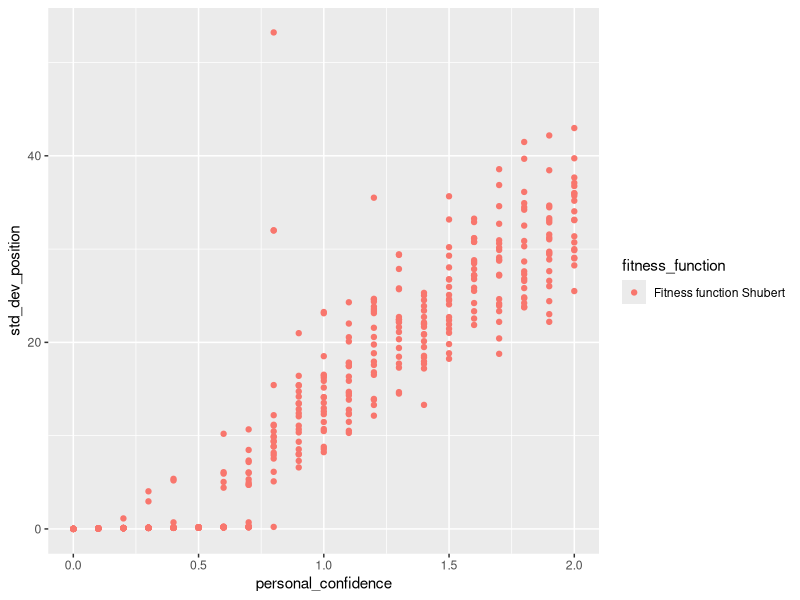
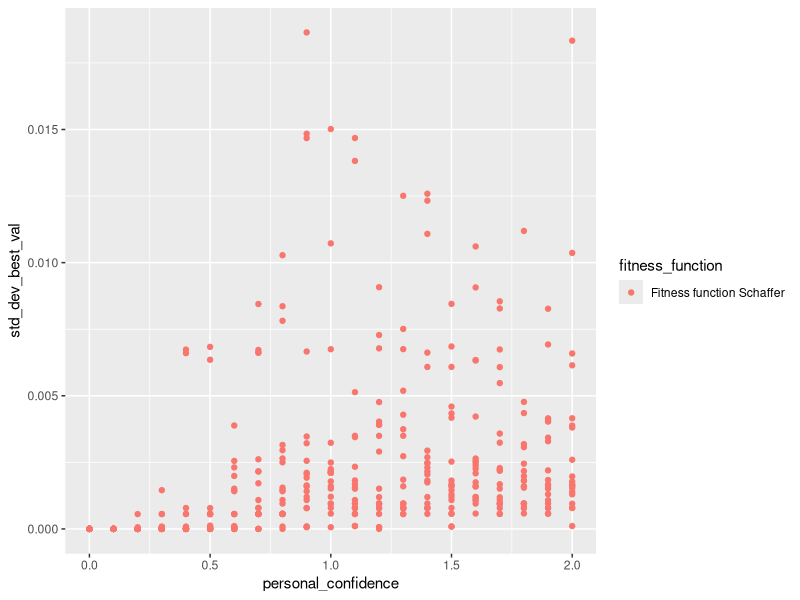
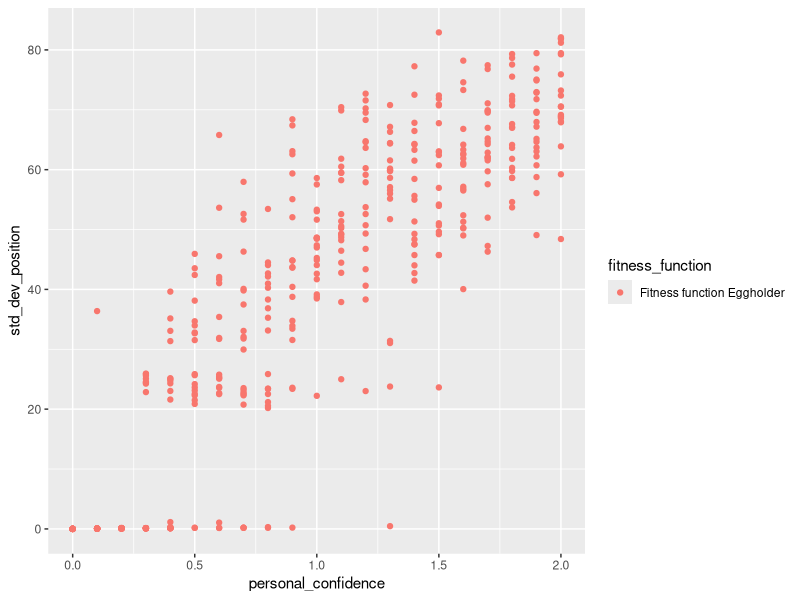
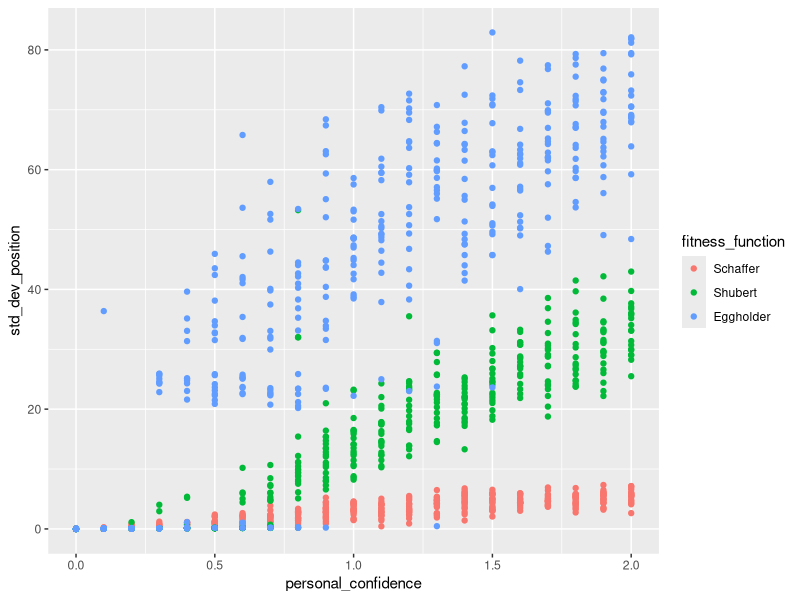
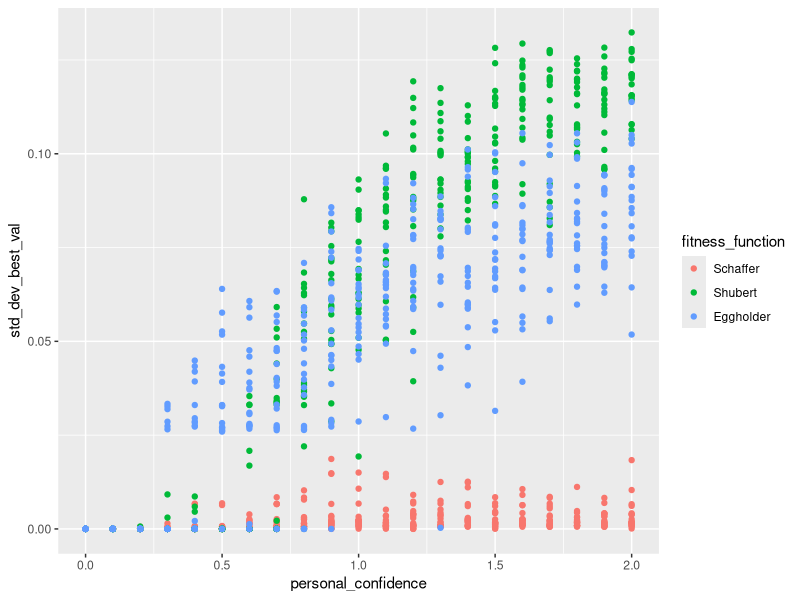
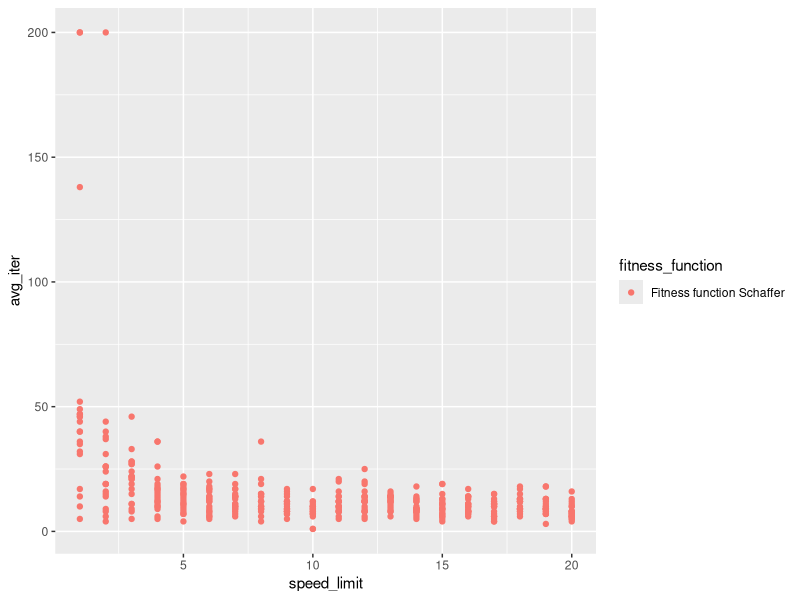
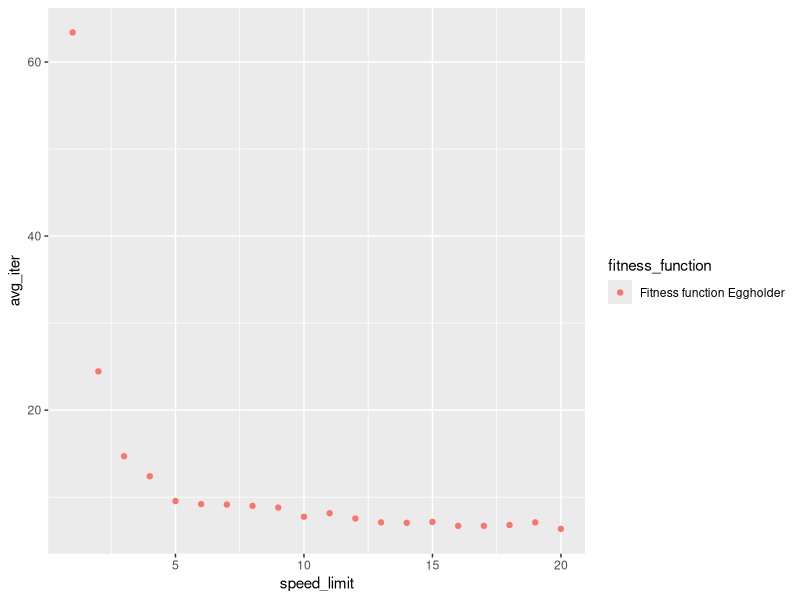
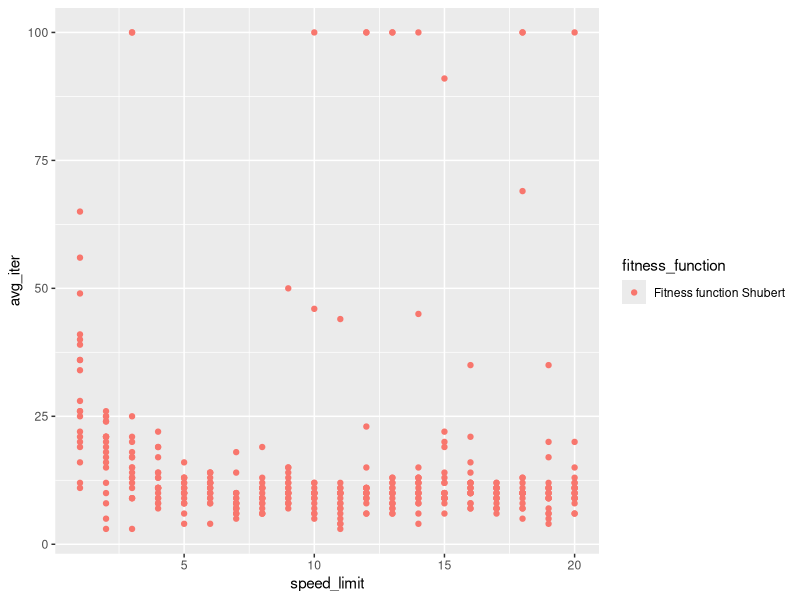

R code for these plots, in order:
## ---- chunk 1
install.packages("tidyverse")
library(dplyr)
library(ggplot2)

install.packages("caret")
library(caret)

## ---- chunk 2

std_dev_position <- function(X, Y) {
  x_mean <- mean(X)
  y_mean <- mean(Y)
  n <- length(X)
  
  return(sqrt(1/(n-1) * sum((X - x_mean)^2 + (Y - y_mean)^2)))
}


## ---- chunk 3

## Shubert
shubert <- read.csv("netlogo_personal_confidence_penalty_constraints_shubert_coordinates.csv", 
                    header = FALSE, col.names = c("fitness_function", "run_nr", "personal_confidence", "x", "y", "personal_best_val", "global_best_val"))

dispersion_shubert_pos <- shubert %>% group_by(fitness_function, personal_confidence, run_nr) %>% summarize(std_dev_position = std_dev_position(x,y))

dispersion_shubert_best_val <- shubert %>% group_by(fitness_function, personal_confidence, run_nr) %>% summarize(std_dev_best_val = sd(personal_best_val)) 

lm_shubert <- lm(std_dev_best_val ~ personal_confidence, dispersion_shubert_best_val)
summary(lm_shubert)


ggplot(dispersion_shubert_pos, aes(x=personal_confidence, y=std_dev_position)) + 
  geom_point(aes(colour = fitness_function))


## ---- chunk 4
schaffer <- read.csv("netlogo_personal_confidence_penalty_constraints_schaffer_coordinates.csv", 
                    header = FALSE, col.names = c("fitness_function", "run_nr", "personal_confidence", "x", "y", "personal_best_val", "global_best_val"))

dispersion_schaffer_pos <- schaffer %>% group_by(fitness_function, personal_confidence, run_nr) %>% summarize(std_dev_position = std_dev_position(x,y)) 

dispersion_schaffer_best_val <- schaffer %>% group_by(fitness_function, personal_confidence, run_nr) %>% summarize(std_dev_best_val = sd(personal_best_val))

lm_schaffer <- lm(std_dev_position ~ personal_confidence, dispersion_schaffer_pos)
summary(lm_schaffer)


ggplot(dispersion_schaffer_best_val, aes(x=personal_confidence, y=std_dev_best_val)) + 
  geom_point(aes(colour = fitness_function))

## ---- chunk 5
eggholder <- read.csv("netlogo_personal_confidence_penalty_constraints_eggholder_coordinates.csv", 
                    header = FALSE, col.names = c("fitness_function", "run_nr", "personal_confidence", "x", "y", "personal_best_val", "global_best_val"))

dispersion_eggholder_pos <- eggholder %>% group_by(fitness_function, personal_confidence, run_nr) %>% summarize(std_dev_position = std_dev_position(x,y))

dispersion_eggholder_best_val <- eggholder %>% group_by(fitness_function, personal_confidence, run_nr) %>% summarize(std_dev_best_val = sd(personal_best_val))

lm_eggholder <- lm(std_dev_best_val ~ personal_confidence, dispersion_eggholder_best_val)
summary(lm_eggholder)


ggplot(dispersion_eggholder_pos, aes(x=personal_confidence, y=std_dev_position)) + 
  geom_point(aes(colour = fitness_function))

## ---- chunk 6
dispersion_all_pos <- bind_rows(dispersion_schaffer_pos, dispersion_shubert_pos, dispersion_eggholder_pos)
dispersion_all_pos$fitness_function <- factor(dispersion_all_pos$fitness_function, 
                                          levels=c("Fitness function Schaffer", "Fitness function Shubert", "Fitness function Eggholder"),
                                          labels=c("Schaffer", "Shubert", "Eggholder"))

lm_all <- lm(std_dev_position ~ personal_confidence + personal_confidence:fitness_function, dispersion_all_pos)
summary(lm_all)

ggplot(dispersion_all_pos, aes(x=personal_confidence, y=std_dev_position)) + 
  geom_point(aes(colour = fitness_function))

## ---- chunk 7
dispersion_all_best_val <- bind_rows(dispersion_schaffer_best_val, dispersion_shubert_best_val, dispersion_eggholder_best_val)
dispersion_all_best_val$fitness_function <- factor(dispersion_all_best_val$fitness_function, 
                                          levels=c("Fitness function Schaffer", "Fitness function Shubert", "Fitness function Eggholder"),
                                          labels=c("Schaffer", "Shubert", "Eggholder"))

lm_all <- lm(std_dev_best_val ~ personal_confidence , dispersion_all_best_val)
summary(lm_all)

ggplot(dispersion_all_best_val, aes(x=personal_confidence, y=std_dev_best_val)) + 
  geom_point(aes(colour = fitness_function))

## ---- chunk 8
lm_all <- lm(std_dev_best_val ~ personal_confidence + personal_confidence:fitness_function, dispersion_all_best_val)
summary(lm_all)

## ---- chunk 9
schaffer <- read.csv("netlogo_speed_limit_penalty_constraints_schaffer_stop_coordinates.csv", 
                    header = FALSE, col.names = c("fitness_function", "run_nr", "speed_limit", "x", "y", "personal_best_val", "iterations"))

dispersion_schaffer <- schaffer %>% group_by(fitness_function, speed_limit, run_nr) %>% summarize(avg_iter = mean(iterations)) 

lm_schaffer <- lm(avg_iter ~ speed_limit, dispersion_schaffer)
summary(lm_schaffer)


ggplot(dispersion_schaffer, aes(x=speed_limit, y=avg_iter)) + 
  geom_point(aes(colour = fitness_function))

## ---- chunk 10
eggholder <- read.csv("netlogo_speed_limit_penalty_constraints_eggholder_stop_coordinates.csv", 
                    header = FALSE, col.names = c("fitness_function", "run_nr", "speed_limit", "x", "y", "personal_best_val", "iterations"))

dispersion_eggholder <- eggholder %>% group_by(fitness_function, speed_limit) %>% summarize(avg_iter = mean(iterations)) 

lm_eggholder <- lm(avg_iter ~ speed_limit, dispersion_eggholder)
summary(lm_eggholder)


ggplot(dispersion_eggholder, aes(x=speed_limit, y=avg_iter)) + 
  geom_point(aes(colour = fitness_function))

## ---- chunk 11
shubert <- read.csv("netlogo_speed_limit_penalty_constraints_shubert_stop_coordinates.csv", 
                    header = FALSE, col.names = c("fitness_function", "run_nr", "speed_limit", "x", "y", "personal_best_val", "iterations"))

dispersion_shubert <- shubert %>% group_by(fitness_function, speed_limit, run_nr) %>% summarize(avg_iter = mean(iterations)) 

lm_shubert <- lm(avg_iter ~ speed_limit, dispersion_shubert)
summary(lm_shubert)


ggplot(dispersion_shubert, aes(x=speed_limit, y=avg_iter)) + 
  geom_point(aes(colour = fitness_function))

## ---- chunk 12
dispersion_all <- bind_rows(dispersion_schaffer, dispersion_shubert, dispersion_eggholder)
dispersion_all$fitness_function <- factor(dispersion_all$fitness_function, 
                                          levels=c("Fitness function Schaffer", "Fitness function Shubert", "Fitness function Eggholder"),
                                          labels=c("Schaffer", "Shubert", "Eggholder"))

lm_all <- lm(avg_iter ~ speed_limit + speed_limit:fitness_function, dispersion_all)
summary(lm_all)

ggplot(dispersion_all, aes(x=speed_limit, y=avg_iter)) + 
  geom_point(aes(colour = fitness_function))


## ---- chunk 13
schaffer <- read.csv("netlogo_schaffer_penalty_coordinates.csv", 
                    header = FALSE, col.names = c("constraint", "constraint_handling_method", "run_nr", "particle_speed_limit", "x", "y", "personal_best_val", "global_best_val"))

dispersion_schaffer <- schaffer %>% group_by(constraint, particle_speed_limit) %>% summarize(std_dev_position = std_dev_position(x, y))

lm_schaffer <- lm(std_dev_position ~ particle_speed_limit:constraint, dispersion_schaffer)
summary(lm_schaffer)


ggplot(dispersion_schaffer, aes(x=particle_speed_limit, y=std_dev_position)) + 
  geom_point(aes(colour = constraint))

## ---- chunk 14
schaffer <- read.csv("netlogo_schaffer_rejection_coordinates.csv", 
                    header = FALSE, col.names = c("constraint", "constraint_handling_method", "run_nr", "particle_speed_limit", "x", "y", "personal_best_val", "global_best_val"))

dispersion_schaffer <- schaffer %>% group_by(constraint, particle_speed_limit, run_nr) %>% summarize(std_dev_position = sd(personal_best_val))

lm_schaffer <- lm(std_dev_position ~particle_speed_limit:constraint, dispersion_schaffer)
summary(lm_schaffer)


ggplot(dispersion_schaffer, aes(x=particle_speed_limit, y=std_dev_position)) + 
  geom_point(aes(colour = constraint))

